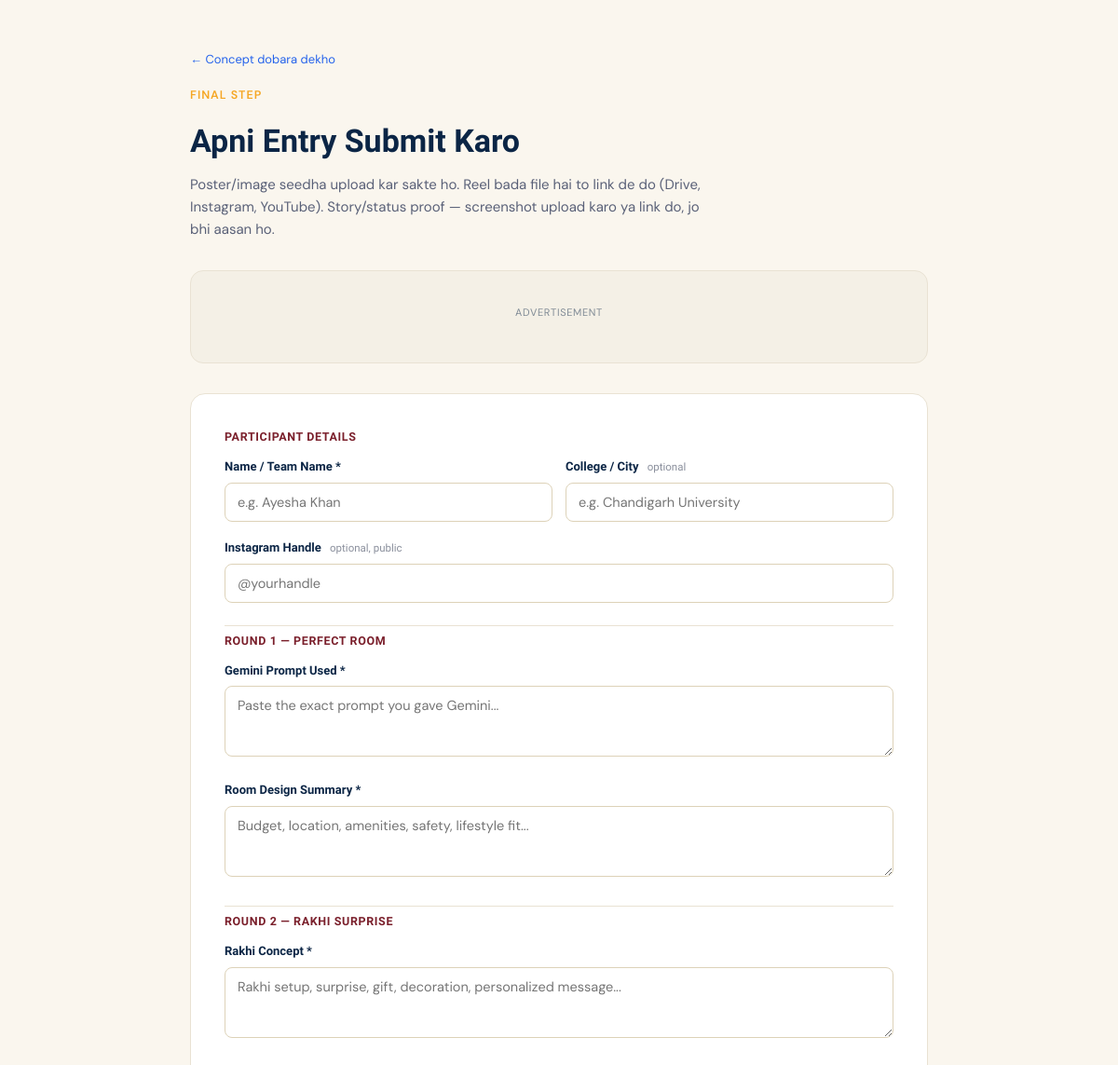
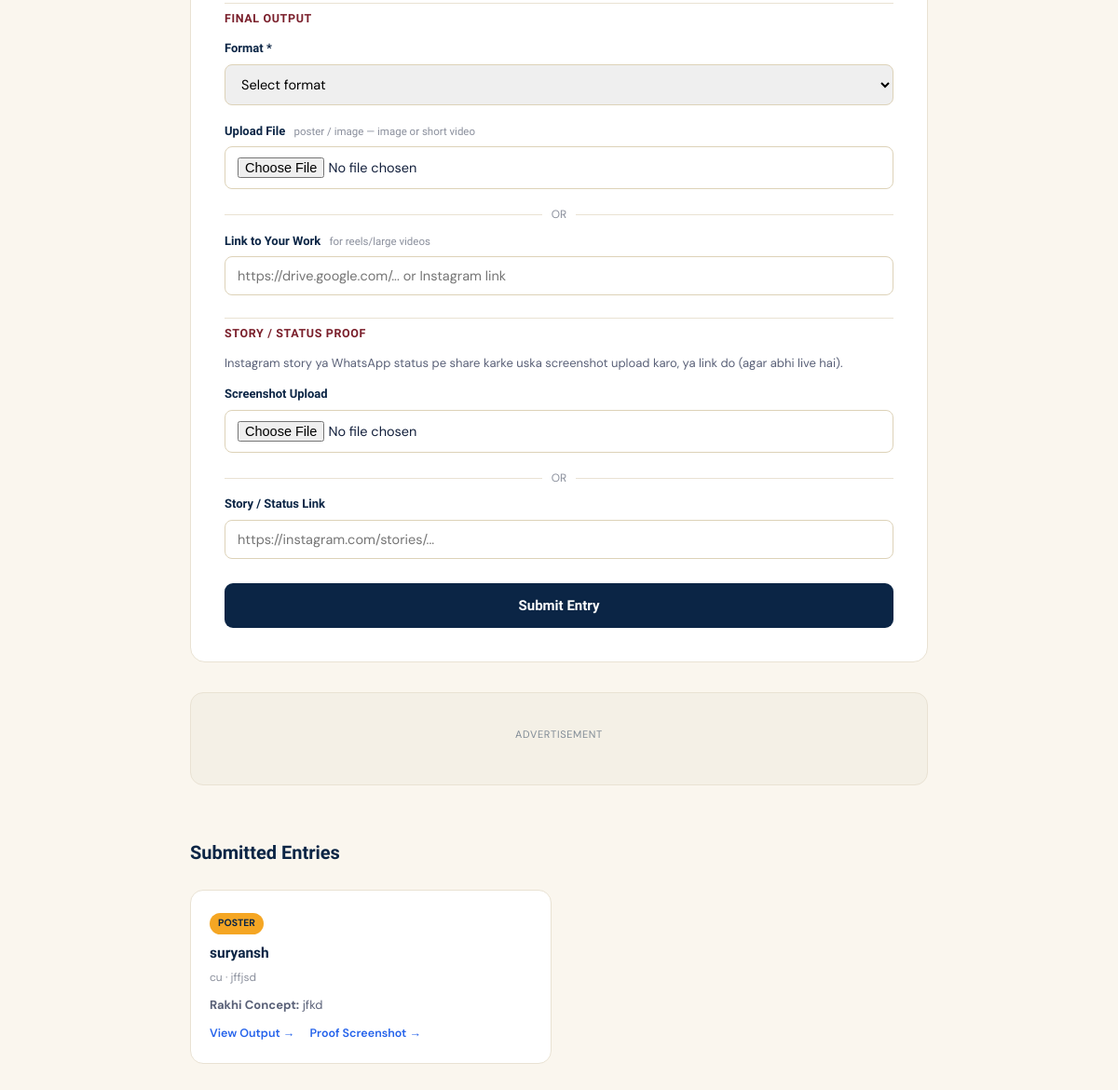
/ai-rakhi-challenge/submit/, run on the app's committed database (2 pictures, top to bottom).
### listings/models.py (models this page shows, shortened)
class RakhiSubmission(models.Model):
    OUTPUT_CHOICES = [
        ('poster', 'Poster'),
        ('reel', '30-sec Reel'),
        ('image', 'Room / Rakhi Image Concept'),
        ('mini_ad', 'Mini Advertisement'),
    ]
    name = models.CharField(max_length=150)
    college = models.CharField(max_length=200, blank=True)
    instagram_handle = models.CharField(max_length=100, blank=True)
    gemini_prompt = models.TextField(help_text="Exact Gemini prompt used")
    room_summary = models.TextField(help_text="Perfect room design summary")
    rakhi_concept = models.TextField(help_text="Rakhi surprise concept")
    output_type = models.CharField(max_length=20, choices=OUTPUT_CHOICES)
    output_file = CloudinaryField('output_file', resource_type='auto', blank=True, null=True)
    output_link = models.URLField(max_length=500, blank=True)
    proof_screenshot = CloudinaryField('proof_screenshot', resource_type='auto', blank=True, null=True)
    proof_link = models.URLField(
        max_length=500, blank=True,
        help_text="Instagram story highlight / WhatsApp status link, agar abhi bhi live hai"
    )
    submitted_at = models.DateTimeField(auto_now_add=True)
    class Meta:
        ordering = ['-submitted_at']

### zameen/views.py (the view, shortened to what this page needs)
# urls.py: path('ai-rakhi-challenge/submit/', views.rakhi_submit, name='rakhi_submit'),
def rakhi_submit(request):
    entries = RakhiSubmission.objects.all()[:200]
    return render(request, 'rakhi_submit.html', {'entries': entries})

### templates/rakhi_submit.html (shortened to what this page needs)
<!DOCTYPE html>
<html lang="en">
<head>
</head>
<body>
<div class="wrap">
  <a href="{% url 'rakhi_idea' %}" class="back">← Concept dobara dekho</a>
  <div style="margin-top:16px;">
    <div class="eyebrow">Final Step</div>
    <h1>Apni Entry Submit Karo</h1>
    <p class="sub">Poster/image seedha upload kar sakte ho. Reel bada file hai to link de do (Drive, Instagram, YouTube). Story/status proof — screenshot upload karo ya link do, jo bhi aasan ho.</p>
  </div>
  <div class="ad-slot">
    <div class="ad-box">
      <span class="ad-label">Advertisement</span>
    </div>
  </div>
  <form class="form-card" method="post" action="" enctype="multipart/form-data" id="entryForm">
    <div class="section-tag">Participant Details</div>
    <div class="row2">
      <div class="field">
        <label>Name / Team Name *</label>
        <input type="text" name="s_name" required placeholder="e.g. Ayesha Khan">
      </div>
      <div class="field">
        <label>College / City <span class="hint">optional</span></label>
        <input type="text" name="s_college" placeholder="e.g. Chandigarh University">
      </div>
    </div>
    <div class="field">
      <label>Instagram Handle <span class="hint">optional, public</span></label>
      <input type="text" name="s_handle" placeholder="@yourhandle">
    </div>
    <div class="section-tag">Round 1 — Perfect Room</div>
    <div class="field">
      <label>Gemini Prompt Used *</label>
      <textarea name="s_prompt" required placeholder="Paste the exact prompt you gave Gemini..."></textarea>
    </div>
    <div class="field">
      <label>Room Design Summary *</label>
      <textarea name="s_room" required placeholder="Budget, location, amenities, safety, lifestyle fit..."></textarea>
    </div>
    <div class="section-tag">Round 2 — Rakhi Surprise</div>
    <div class="field">
      <label>Rakhi Concept *</label>
      <textarea name="s_rakhi" required placeholder="Rakhi setup, surprise, gift, decoration, personalized message..."></textarea>
    </div>
    <div class="section-tag">Final Output</div>
    <div class="field">
      <label>Format *</label>
      <select name="s_output_type" required>
        <option value="">Select format</option>
      </select>
    </div>
    <div class="field">
      <label>Upload File <span class="hint">poster / image — image or short video</span></label>
      <input type="file" name="s_output_file" accept="image/*,video/*">
    </div>
    <div class="or-divider">OR</div>
    <div class="field">
      <label>Link to Your Work <span class="hint">for reels/large videos</span></label>
      <input type="url" name="s_output_link" placeholder="https://drive.google.com/... or Instagram link">
    </div>
    <div class="section-tag">Story / Status Proof</div>
    <p style="font-size:13px; color:#5a6178; margin-bottom:12px;">Instagram story ya WhatsApp status pe share karke uska screenshot upload karo, ya link do (agar abhi live hai).</p>
    <div class="field">
      <label>Screenshot Upload</label>
      <input type="file" name="s_proof_screenshot" accept="image/*">
    </div>
    <div class="or-divider">OR</div>
    <div class="field">
      <label>Story / Status Link</label>
      <input type="url" name="s_proof_link" placeholder="https://instagram.com/stories/...">
    </div>
    <button type="submit" class="submit-btn" id="submitBtn">Submit Entry</button>
  </form>
  <div class="ad-slot">
    <div class="ad-box">
      <span class="ad-label">Advertisement</span>
    </div>
  </div>
  <div class="entries-head">
    <h2 style="font-family:'Sora',sans-serif; font-size:20px; color:#0b2545;">Submitted Entries</h2>
  </div>
  <div class="entries-list">
    {% for entry in entries %}
      <div class="entry-card">
        <span class="fmt-tag">{{ entry.get_output_type_display }}</span>
        <h4>{{ entry.name }}</h4>
        <div class="meta">{{ entry.college }}{% if entry.instagram_handle %} · {{ entry.instagram_handle }}{% endif %}</div>
        <p><strong>Rakhi Concept:</strong> {{ entry.rakhi_concept|truncatechars:100 }}</p>
        <div>
          {% if entry.output_file %}<a href="{{ entry.output_file.url }}" target="_blank" rel="noopener">View Output →</a>{% endif %}
          {% if entry.proof_screenshot %}<a href="{{ entry.proof_screenshot.url }}" target="_blank" rel="noopener">Proof Screenshot →</a>{% endif %}
        </div>
      </div>
    {% empty %}
      <div class="empty-state">No entries yet. Be the first to submit! 🎗️</div>
    {% endfor %}
  </div>
</div>
</body>
</html>

### templates/rakhi_submit.html (style rules this page uses)
* { box-sizing:border-box; margin:0; padding:0; }
body { font-family:'DM Sans',sans-serif; background:#faf6ee; color:#14213d; line-height:1.6; }
.wrap { max-width:840px; margin:0 auto; padding:50px 24px 90px; }
.eyebrow { font-size:12.5px; font-weight:600; letter-spacing:.08em; text-transform:uppercase; color:#f5a623; margin-bottom:12px; }
h1 { font-family:'Sora',sans-serif; font-weight:800; font-size:clamp(26px,4vw,34px); color:#0b2545; margin-bottom:8px; }
p.sub { color:#5a6178; font-size:15px; margin-bottom:30px; max-width:560px; }
.back { font-size:13px; color:#2563eb; text-decoration:none; }
.form-card { background:#fff; border:1px solid #e9e2d3; border-radius:16px; padding:36px; }
.field { margin-bottom:18px; }
.field label { display:block; font-family:'Sora',sans-serif; font-weight:600; font-size:13px; color:#0b2545; margin-bottom:6px; }
.field .hint { font-weight:400; font-size:11.5px; color:#8a8f9c; margin-left:6px; }
.field input, .field textarea, .field select { width:100%; padding:11px 13px; border:1.5px solid #ddd2b8; border-radius:8px; font-size:14.5px; font-family:'DM Sans',sans-serif; }
.field textarea { min-height:76px; resize:vertical; }
.row2 { display:grid; grid-template-columns:1fr 1fr; gap:14px; }
.section-tag { font-family:'Sora',sans-serif; font-weight:700; font-size:12.5px; text-transform:uppercase; letter-spacing:.05em; color:#7a1f2b; margin:24px 0 12px; padding-top:6px; border-top:1px solid #e9e2d3; }
.section-tag:first-of-type { border-top:none; margin-top:0; padding-top:0; }
.or-divider { display:flex; align-items:center; gap:10px; color:#8a8f9c; font-size:12px; margin:8px 0; }
.or-divider::before, .or-divider::after { content:''; flex:1; height:1px; background:#e9e2d3; }
.submit-btn { width:100%; margin-top:8px; background:#0b2545; color:#fff; font-family:'Sora',sans-serif; font-weight:700; font-size:15px; padding:15px; border:none; border-radius:9px; cursor:pointer; }
.entries-head { display:flex; align-items:center; justify-content:space-between; margin:56px 0 24px; }
.entries-list { display:grid; grid-template-columns:repeat(auto-fill,minmax(260px,1fr)); gap:16px; }
.entry-card { background:#fff; border:1px solid #e9e2d3; border-radius:14px; padding:20px; }
.entry-card h4 { font-family:'Sora',sans-serif; font-size:15.5px; color:#0b2545; margin-bottom:4px; }
.entry-card .meta { font-size:12px; color:#8a8f9c; margin-bottom:10px; }
.entry-card .fmt-tag { display:inline-block; font-size:10.5px; font-weight:700; text-transform:uppercase; background:#f5a623; color:#0b2545; padding:3px 9px; border-radius:20px; margin-bottom:8px; }
.entry-card p { font-size:13px; color:#5a6178; margin-bottom:6px; }
.entry-card a { font-size:12.5px; color:#2563eb; font-weight:600; text-decoration:none; margin-right:12px; }
.ad-slot { margin:32px 0; display:flex; flex-direction:column; align-items:center; justify-content:center; }
.ad-slot .ad-box { width:100%; min-height:100px; background:#f4f0e6; border:1px solid #e9e2d3; border-radius:14px; display:flex; flex-direction:column; align-items:center; justify-content:center; padding:14px; overflow:hidden; }
.ad-slot .ad-label { font-size:11px; color:rgba(11,37,69,.5); text-transform:uppercase; letter-spacing:.06em; margin-bottom:8px; }

### data on the page
RakhiSubmission: output_type "POSTER", name "suryansh", college "cu", instagram_handle "jffjsd", rakhi_concept "jfkd"
